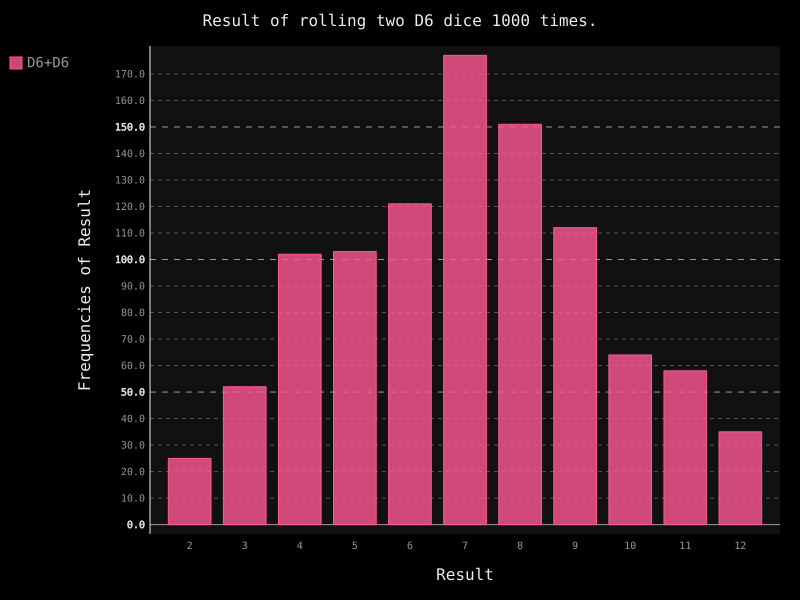

The Python source for this figure:
#!/usr/bin/python3
# coding : utf-8
# @Time  : 2020/11/20 16:11
# @File  : dice_visual.py
__author__ = 'yangyanqin'

"""同时掷两个骰子"""

import pygal
from visual_data_pro.die import Die

# 创建两个D6的骰子
die_1 = Die()
die_2 = Die()
# 掷骰子多次，并将结果存储到一个列表中
results = []
for roll_num in range(1000):
    result = die_1.roll() + die_2.roll()
    results.append(result)

print(results)
# 分析结果
frequencies = []
max_result = die_1.num_sides + die_2.num_sides
for value in range(2, max_result+1):
    frequency = results.count(value)
    frequencies.append(frequency)

# 可视化结果
hist = pygal.Bar()

hist.title = "Result of rolling two D6 dice 1000 times."
hist.x_labels = [str(x) for x in range(2, 13)]
hist.x_title = "Result"
hist.y_title = "Frequencies of Result"

hist.add("D6+D6", frequencies)
hist.render_to_file("dice_visual.svg")
